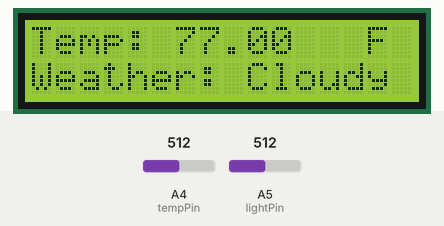
Recording of a sketch running on a simulated Arduino Uno, built with avr-gcc and run on an emulated ATmega328P. Parts: 16×2 character LCD. Inputs (shaded band) come from the test bench; at power-on: A5 (lightPin) = 512, A4 (tempPin) = 512.

Above: at 1.2 s.
1.3 s: A5 (lightPin) set to 990
4.3 s: A5 (lightPin) set to 1015
At 5.0 s:
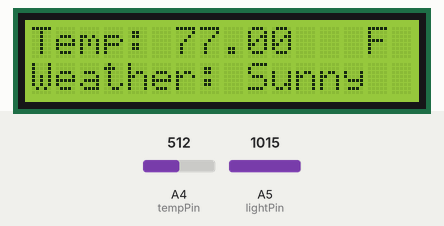
7.3 s: A4 (tempPin) set to 716
At 8.0 s:
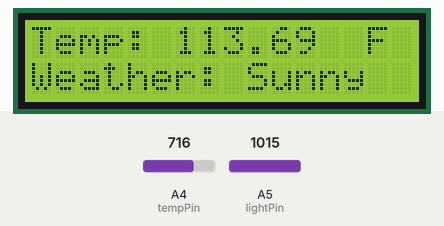
9.1 s: A4 (tempPin) set to 900
At 9.6 s:
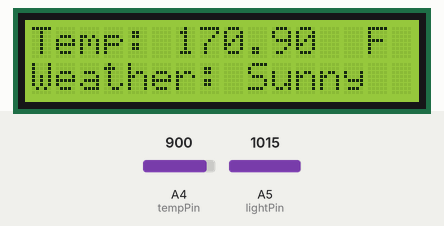
10.7 s: A4 (tempPin) set to 1010
At 11.1 s:
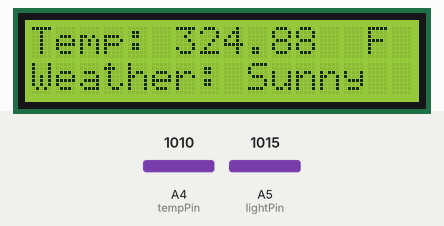
12.2 s: A5 (lightPin) set to 900
At 12.6 s:
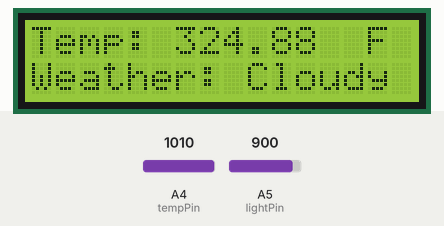
Timing chart, 0 to 14.7 s (numbered marks = the images above; inputs shaded):
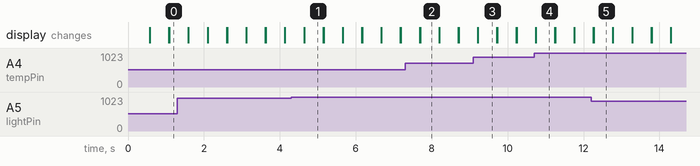

The sketch:

thermometer.ino
```cpp
//Include header file for display hardware
#include <LiquidCrystal.h>

//Define Pins
#define tempPin 4
#define lightPin 5

LiquidCrystal lcd(12,11,5,4,3,2);

void setup(){
  lcd.begin(16,2);
}

void loop(){
  int tempReading = analogRead(tempPin);
  double tempK = log(10000.0 * ((1024.0 / tempReading - 1)));
  tempK = 1 / (0.001129148 + (0.000234125 + (0.0000000876741 * tempK * tempK )) * tempK );
  float tempC = tempK - 273.15;
  float tempF = (tempC * 9.0)/ 5.0 + 32.0;

  // Display weather
  lcd.setCursor(0, 1);
  int light  = analogRead(lightPin);
  if (light > 1000)
    lcd.print("Weather: Sunny");
  else
    lcd.print("Weather: Cloudy");

  lcd.setCursor(0, 0);
  // Display Temperature in F
  lcd.print("Temp:         F  ");
  lcd.setCursor(6, 0);
  lcd.print(tempF);

  delay(500);
  lcd.clear();
}
```

Measured:
- the behaviour switches between 1000 and 1001 on A5 (lightPin) (found by bisection; images 0 and 1)
- after the input at 4.3 s, the display: first differs from a run without the input after 0.34 s (image 1)
- after the input at 7.3 s, the display: first differs from a run without the input after 0.39 s (image 2)
- after the input at 9.1 s, the display: first differs from a run without the input after 0.12 s (image 3)
- after the input at 10.7 s, the display: first differs from a run without the input at once (image 4)
- after the input at 12.2 s, the display: first differs from a run without the input after 0.07 s (image 5)
- what the display in image 1 shows lasts 0.5 s, from 4.6 s to 5.1 s
